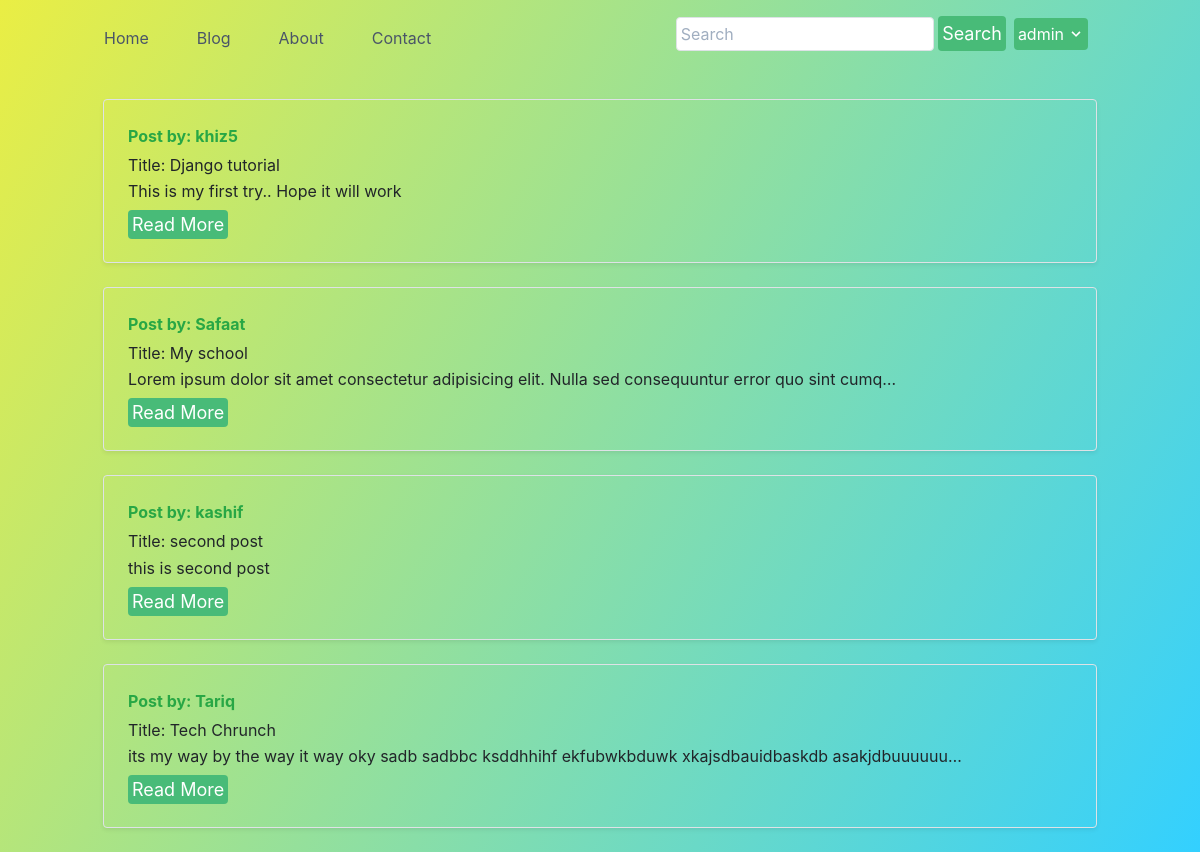
Page /blog/ (signed in) on the committed database.
### blog/models.py (models this page shows, shortened)
class Post(models.Model):
    sno = models.AutoField(primary_key=True)
    title = models.CharField(max_length=100)
    author = models.CharField(max_length=13)
    content = models.TextField()
    slug = models.CharField(max_length=100)
    timestamp = models.DateTimeField(default=now)

### blog/views.py (the view)
# urls.py: path('',views.blogHome,name='blogHome'),
def blogHome(request):
    allpost = Post.objects.all().order_by('-timestamp')
    context ={
        'allpost': allpost
    }
    return(render(request,'blog/blogHome.html',context))

### templates/blog/blogHome.html (shortened to what this page needs)
{% extends 'base.html' %}
{% block body %}
<div class="container my-4 ">
{% for post in allpost %}
    <div class="row no-gutters border rounded overflow-hidden flex-md-row mb-4 shadow-sm h-md-250 position-relative">
        <div class="col p-4 d-flex flex-column position-static">
            <strong class="d-inline-block mb-2 text-success">Post by: {{post.author}} </strong>
            <h3 class="mb-0">Title: {{ post.title }}</h3>
            <p class="mb-2"> {{post.content| truncatechars:100}} </p>
            <div>
                <a href="/blog/{{post.slug}}" role="button" class="text-white bg-green-500 border-0 px-1 py-1 mb-2 mr-2  focus:outline-none hover:bg-green-600 rounded text-lg">Read More</a>
            </div>
        </div>
    </div>
{% endfor %}
</div>
{% endblock body %}

### templates/base.html (shortened to what this page needs)
<!DOCTYPE html>
<html lang="en">
<head>
  <link rel="stylesheet" href="https://stackpath.bootstrapcdn.com/bootstrap/4.5.2/css/bootstrap.min.css"
>
  <link href="https://unpkg.com/tailwindcss@^1.0/dist/tailwind.min.css" rel="stylesheet">
</head>
<body>
  <header class="text-gray-700 body-font">
    <div class="container mx-auto flex flex-wrap p-5 flex-col md:flex-row items-center">
      <nav class="md:mr-auto flex flex-wrap items-center text-base justify-center">
        <a class="mr-5 hover:text-gray-900" href="/">Home</a>
        <a class="mr-5 hover:text-gray-900" href="/blog">Blog</a>
        <a class="mr-5 hover:text-gray-900" href="/about">About</a>
        <a class="mr-5 hover:text-gray-900" href="/contact">Contact</a>
      </nav>
      <form action="/search" method="post">
        <input
          class="bg-white rounded border border-gray-400 focus:outline-none focus:border-green-500 text-base px-1 py-1 mb-2"
          placeholder="Search" type="text" name="query" id="query" required />
        <button
          class="text-white bg-green-500 border-0 px-1 py-1 mb-2 mr-2  focus:outline-none hover:bg-green-600 rounded text-lg"
          type="submit">Search</button>
      </form>
      {% if user.is_authenticated %}
        <div class="dropdown inline-block relative">
          <button class="text-white bg-green-500 border-0 px-1 py-1 mb-2 mr-2 rounded inline-flex items-center">
            <span class="mr-1"> {{request.user}} </span>
            <svg class="fill-current h-4 w-4" xmlns="http://www.w3.org/2000/svg" viewBox="0 0 20 20">
              <path d="M9.293 12.95l.707.707L15.657 8l-1.414-1.414L10 10.828 5.757 6.586 4.343 8z" /> </svg>
          </button>
        </div>
      {% else %}
      <button
        class="text-white bg-green-500 border-1 px-1 py-1 mb-2  focus:outline-none hover:bg-green-600 rounded text-lg"
        data-toggle="modal" data-target="#exampleModal">Login</button>
      {% endif %}
    </div>
  </header>
  {% block body %} {% endblock body %}
</body>
</html>

### templates/base.html (style rules this page uses)
body { background-image: linear-gradient(120deg, #eaee44, #33d0ff); background-attachment: fixed; }
.p-5 { padding: 1rem !important; }
.mb-2, .my-2 { margin-bottom: 0.5rem !important; }

### rows in the picture
Post: author "khiz5", title "Django tutorial", content "This is my first try.. Hope it will work"
Post: author "Safaat", title "My school", content "Lorem ipsum dolor sit amet consectetur adipisicing elit. Nulla sed consequuntur error quo sint cumq…"
Post: author "kashif", title "second post", content "this is second post"
Post: author "Tariq", title "Tech Chrunch", content "its my way by the way it way oky sadb sadbbc ksddhhihf ekfubwkbduwk xkajsdbauidbaskdb asakjdbuuuuuu…"

### other values in the picture
{{ request.user }} "admin"
